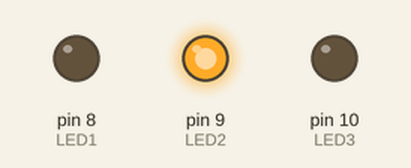
Simulated run of this sketch. Board: Arduino Uno, built with avr-gcc and run on an emulated ATmega328P. Parts: output pins drawn as LEDs (lit = HIGH).

Above: at 2.7 s.
At 33.0 s:
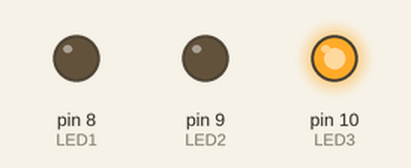
At 48.62 s:
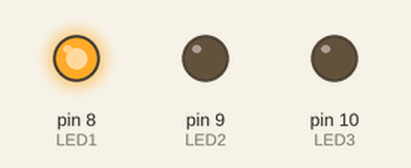
At 62.5 s:
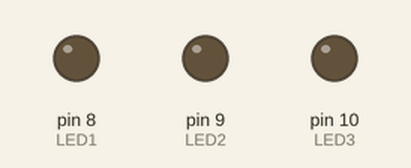
Timing chart, 0 to 63.1 s (numbered marks = the images above):
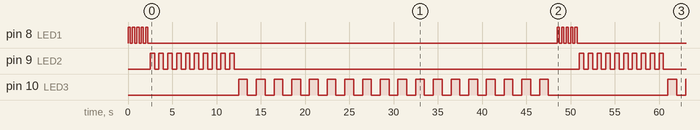

The sketch:

Three-LED-Blink.ino
```cpp
int LED1 = 8;
int LED2 = 9;
int LED3 = 10;
int shortBlink = 250;
int avgBlink = 500;
int longBlink = 1000;

void setup() {
  // put your setup code here, to run once:
  pinMode(LED1, OUTPUT);
  pinMode(LED2, OUTPUT);
  pinMode(LED3, OUTPUT);
}

void loop() {
  // put your main code here, to run repeatedly:
  digitalWrite(LED1, HIGH);
  delay(shortBlink);
  digitalWrite(LED1, LOW);
  delay(shortBlink);
  digitalWrite(LED1, HIGH);
  delay(shortBlink);
  digitalWrite(LED1, LOW);
  delay(shortBlink);
  digitalWrite(LED1, HIGH);
  delay(shortBlink);
  digitalWrite(LED1, LOW);
  delay(shortBlink);
  digitalWrite(LED1, HIGH);
  delay(shortBlink);
  digitalWrite(LED1, LOW);
  delay(shortBlink);
  digitalWrite(LED1, HIGH);
  delay(shortBlink);
  digitalWrite(LED1, LOW);
  delay(shortBlink);

  digitalWrite(LED2, HIGH);
  delay(avgBlink);
  digitalWrite(LED2, LOW);
  delay(avgBlink);
  digitalWrite(LED2, HIGH);
  delay(avgBlink);
  digitalWrite(LED2, LOW);
  delay(avgBlink);
  digitalWrite(LED2, HIGH);
  delay(avgBlink);
  digitalWrite(LED2, LOW);
  delay(avgBlink);
  digitalWrite(LED2, HIGH);
  delay(avgBlink);
  digitalWrite(LED2, LOW);
  delay(avgBlink);
  digitalWrite(LED2, HIGH);
  delay(avgBlink);
  digitalWrite(LED2, LOW);
  delay(avgBlink);
  digitalWrite(LED2, HIGH);
  delay(avgBlink);
  digitalWrite(LED2, LOW);
  delay(avgBlink);
  digitalWrite(LED2, HIGH);
  delay(avgBlink);
  digitalWrite(LED2, LOW);
  delay(avgBlink);
  digitalWrite(LED2, HIGH);
  delay(avgBlink);
  digitalWrite(LED2, LOW);
  delay(avgBlink);
  digitalWrite(LED2, HIGH);
  delay(avgBlink);
  digitalWrite(LED2, LOW);
  delay(avgBlink);
  digitalWrite(LED2, HIGH);
  delay(avgBlink);
  digitalWrite(LED2, LOW);
  delay(avgBlink);

  digitalWrite(LED3, HIGH);
  delay(longBlink);
  digitalWrite(LED3, LOW);
  delay(longBlink);
  digitalWrite(LED3, HIGH);
  delay(longBlink);
  digitalWrite(LED3, LOW);
  delay(longBlink);
  digitalWrite(LED3, HIGH);
  delay(longBlink);
  digitalWrite(LED3, LOW);
  delay(longBlink);
  digitalWrite(LED3, HIGH);
  delay(longBlink);
  digitalWrite(LED3, LOW);
  delay(longBlink);
  digitalWrite(LED3, HIGH);
  delay(longBlink);
  digitalWrite(LED3, LOW);
  delay(longBlink);
  digitalWrite(LED3, HIGH);
  delay(longBlink);
  digitalWrite(LED3, LOW);
  delay(longBlink);
  digitalWrite(LED3, HIGH);
  delay(longBlink);
  digitalWrite(LED3, LOW);
  delay(longBlink);
  digitalWrite(LED3, HIGH);
  delay(longBlink);
  digitalWrite(LED3, LOW);
  delay(longBlink);
  digitalWrite(LED3, HIGH);
  delay(longBlink);
  digitalWrite(LED3, LOW);
  delay(longBlink);
  digitalWrite(LED3, HIGH);
  delay(longBlink);
  digitalWrite(LED3, LOW);
  delay(longBlink);
  digitalWrite(LED3, HIGH);
  delay(longBlink);
  digitalWrite(LED3, LOW);
  delay(longBlink);
  digitalWrite(LED3, HIGH);
  delay(longBlink);
  digitalWrite(LED3, LOW);
  delay(longBlink);
  digitalWrite(LED3, HIGH);
  delay(longBlink);
  digitalWrite(LED3, LOW);
  delay(longBlink);
  digitalWrite(LED3, HIGH);
  delay(longBlink);
  digitalWrite(LED3, LOW);
  delay(longBlink);
  digitalWrite(LED3, HIGH);
  delay(longBlink);
  digitalWrite(LED3, LOW);
  delay(longBlink);
  digitalWrite(LED3, HIGH);
  delay(longBlink);
  digitalWrite(LED3, LOW);
  delay(longBlink);
  digitalWrite(LED3, HIGH);
  delay(longBlink);
  digitalWrite(LED3, LOW);
  delay(longBlink);
  digitalWrite(LED3, HIGH);
  delay(longBlink);
  digitalWrite(LED3, LOW);
  delay(longBlink);


}
```

Measured:
- by itself, pin 8 (LED1): repeats every 48.5 s: 4 × (LOW 0.25 s, HIGH 0.25 s), LOW 46.3 s, HIGH 0.25 s
- by itself, pin 9 (LED2): repeats every 48.5 s: 9 × (LOW 0.50 s, HIGH 0.50 s), LOW 39.0 s, HIGH 0.50 s
- by itself, pin 10 (LED3): moves between LOW and HIGH, repeating every 48.5 s
